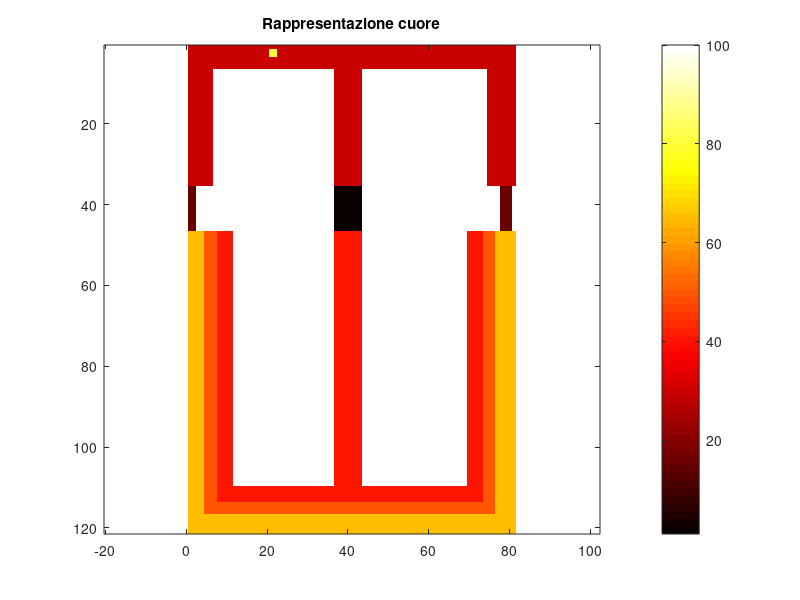

Reproduce this figure in MATLAB. (Note: this script raises an error after producing the figure.)
Htot=12; %cm
Lx=8; 
H_A=4;
H_V=8;
dx=0.1 ;

spessore_atri=0.5; %cm
N_atri=round(spessore_atri/dx)+1;

spessore_ventricoli=1; %cm
N_ventricoli=round(spessore_ventricoli/dx)+1;

N_Htot= round (Htot/dx)+1;
N_x= round (Lx/dx)+1;
N_y_A= round (H_A/dx)+1;

AVN=floor(N_x/2);
L_y_AVN=0.03*Htot;
N_AVN=round(L_y_AVN/dx)+1;

SAN_x=0.25*Lx;
dim_x_SAN= 0.005*Lx; 
SAN_y= 0.02*H_A;

SAN_index= round(SAN_x/dx)+1;
SAN_index_y=round (SAN_y/dx)+1;
lunghezza_san=round (dim_x_SAN/dx)+1;

%definisco i vari tipi di miociti cardiaci
L_epi_x=0.36*spessore_ventricoli;
N_epi=round(L_epi_x/dx);

L_mid=0.28*spessore_ventricoli;   
N_mid=round(L_mid/dx);

%Kent indici
KENT_x=0.96*Lx;
dim_KENT= 0.009*Lx; 

KENT_index= round(KENT_x/dx)+1;
N_L_KENT=round(dim_KENT/dx)+1;

%matrice per definire la geometria
Cuore= ones(N_Htot,N_x)*100;

%setto
Cuore(1:N_y_A,AVN-N_atri/2:AVN+N_atri/2)=30;
Cuore(N_y_A:N_Htot,AVN-N_atri/2:AVN+N_atri/2)=40;

%tessuto endo 
Cuore(N_y_A:N_Htot,1:N_ventricoli)=40;
Cuore(N_Htot-N_ventricoli:N_Htot,:)=40;
Cuore(N_y_A:N_Htot,N_x-N_ventricoli:N_x)=40;

%tessuto mid
Cuore(N_y_A:N_Htot,1:N_mid+N_epi)=50;
Cuore(N_y_A:N_Htot,N_x-N_mid-N_epi:N_x)=50;
Cuore(N_Htot-N_mid-N_epi:N_Htot,:)=50;

%tessuto epi
Cuore(N_y_A:N_Htot,1:N_epi)=65;
Cuore(N_y_A:N_Htot,N_x-N_epi:N_x)=65;
Cuore(N_Htot-N_epi:N_Htot,:)=65;

%atrio
Cuore(1:N_atri,:)=30;
Cuore(1:N_y_A,1:N_atri)=30;
Cuore(1:N_y_A,N_x-N_atri:N_x)=30;

%SAN
Cuore(SAN_index_y:SAN_index_y+lunghezza_san,SAN_index:SAN_index+lunghezza_san)=80;

%AVN
Cuore(N_y_A-N_AVN:N_AVN+N_y_A,:)=100;
Cuore(N_y_A-N_AVN:N_AVN+N_y_A,AVN-N_atri/2:AVN+N_atri/2)=1;

% fasci di Kent multipli 
Cuore(N_y_A-N_AVN:N_y_A+N_AVN,KENT_index:N_L_KENT+KENT_index)=16;
Cuore(N_y_A-N_AVN:N_y_A+N_AVN,1:N_L_KENT)=16;

figure
imagesc(Cuore);
colormap(hot); 
colorbar;
title('Rappresentazione cuore');
axis equal
axis ij
cb=colorbar;
cb.Ticks = [1,16,30, 40,50,65,80];
cb.TickLabels = {'AVN','Fascio di Kent','Tessuto atriale', 'Tessuto endo','Tessuto mid','Tessuto epi','SAN'};
cb.Label.String = 'Componenti del cuore';

T=1000; %ms
dt=0.1; 

Dm=1.171e-3*7;%cm^2/ms
Dm_A=1.171e-3*7*2.8;
Dm_AVN=1.171e-3*7/6;
Dm_endo=1.171e-3*7*2.8;
Dm_Kent=1.171e-3*7/6;

e_endo=0.0045;
e_mid=0.003;
e_epi=0.006;
e_atrio=0.008;
e_AVN=0.008;

Nt=round(T/dt)+1;

Vm=-85*ones(Nt,N_x,N_Htot); %mV
u = zeros(Nt, N_x, N_Htot);

%condizione iniziale SAN
Vm(1,SAN_index:SAN_index+lunghezza_san,SAN_index_y:SAN_index_y+lunghezza_san)=-65; %mV

for i=1:Nt-1
    for jy= 1:N_Htot
        for jx= 1:N_x

            if Cuore(jy,jx)~=100 

                dm=Dm;

                if Cuore(jy,jx)==30 
                    dm=Dm_A;
                    e=e_atrio;
                elseif Cuore(jy,jx)==16
                    e=e_atrio;
                    dm=Dm_Kent;
                elseif Cuore(jy,jx)== 1
                    dm=Dm_AVN;
                    e=e_AVN;
                elseif Cuore(jy,jx)== 40
                    dm=Dm_endo; 
                    e=e_endo;
                elseif Cuore (jy,jx)==50
                    e=e_mid;
                elseif Cuore (jy,jx)==65
                    e=e_epi;
                end

                %Laplaciano con metodo dei punti fantasma
                if jx > 1 && Cuore(jy, jx-1) ~= 100 
                    sx = Vm(i, jx-1, jy);
                else
                    sx = Vm(i, jx, jy);
                end

                if jx < N_x && Cuore(jy, jx+1) ~= 100
                    dx_ = Vm(i, jx+1, jy);
                else
                    dx_ = Vm(i, jx, jy);
                end

                lapvx = (sx + dx_ - 2*Vm(i, jx, jy)) / (dx^2);

                if jy > 1 && Cuore(jy-1, jx) ~= 100
                    sy = Vm(i, jx, jy-1);
                else
                    sy = Vm(i, jx, jy);
                end

                if jy < N_Htot && Cuore(jy+1, jx) ~= 100
                    dy = Vm(i, jx, jy+1);
                else
                    dy = Vm(i, jx, jy);
                end

                lapvy = (sy + dy - 2*Vm(i, jx, jy)) / (dx^2);

                lapv=lapvx+lapvy;
                Im=dm*lapv;    
                
                %termine per la eterogeneità della diffusività
                if Cuore(jy,jx)==30 & Cuore(jy+1,jx)==1;
                    Im=Im+((Dm_AVN-Dm_A)/dx)*((Vm(i,jx,jy+1)-Vm(i,jx,jy))/dx);
                end

                if Cuore(jy,jx)==1 & Cuore(jy+1,jx)==40
                    Im=Im+((Dm_endo-Dm_AVN)/dx)*((Vm(i,jx,jy+1)-Vm(i,jx,jy))/dx);
                end

                if Cuore(jy,jx)==30 & Cuore(jy+1,jx)==16;
                    Im=Im+((Dm_Kent-Dm_A)/dx)*((Vm(i,jx,jy+1)-Vm(i,jx,jy))/dx);
                end

                if Cuore(jy,jx)==16 & Cuore(jy+1,jx)==65;
                    Im=Im+((Dm-Dm_Kent)/dx)*((Vm(i,jx,jy+1)-Vm(i,jx,jy))/dx);
                end

                if Cuore(jy,jx)==40 & Cuore(jy+1,jx)==50;
                    Im=Im+((Dm-Dm_endo)/dx)*((Vm(i,jx,jy+1)-Vm(i,jx,jy))/dx);
                end

                if Cuore(jy,jx)==40 & Cuore(jy,jx+1)==50;
                    Im=Im+((Dm-Dm_endo)/dx)*((Vm(i,jx+1,jy)-Vm(i,jx,jy))/dx);
                end
                 
                %corrente ionica Rogers-McCulloch
                if Cuore(jy,jx)~=80  

                c1=2.6;
                c2=1;
                a=0.13;
                d=1;
                A=135;
                B=-85;
                vr=Vm(i,jx,jy)-B;
                vm=vr/A;

                Ii=c1*vr*(a-vm)*(1-vm)+c2*u(i,jx,jy)*vr;
                dv2dt=Im-Ii;

                %SAN FitzHugh-Nagumo 
                elseif Cuore(jy,jx)==80 

                    c1=1.56;
                    c2=0.6;
                    a=-1;
                    e_APD=0.009;
                    e_HR=0.005;
                    d=0;
                    A=35;
                    B=-30;
                    vr=Vm(i,jx,jy)-B;
                    vm=vr/A;

                    Ii=c1*vr*(a-vm)*(1-vm)+c2*u(i,jx,jy)*A;
                    dv2dt=Im-Ii;

                    if (dv2dt>=0)
                       e=e_HR;
                    else
                       e=e_APD;
                    end  

                end    
                u(i+1,jx,jy)=u(i,jx,jy)+dt*e*(vm-d*u(i,jx,jy));
                Vm(i+1,jx,jy)=Vm(i,jx,jy)+dt*dv2dt;               
            else
                Vm(i+1,jx,jy)=NaN;
            end
        end
    end
end

% v=VideoWriter('Progettino_Kent_multipli.mp4','MPEG-4');
% v.Quality=90;
% v.FrameRate=30;
% open(v);

figure;
for i = 1:10:Nt  
    V = squeeze(Vm(i,:,:))';  
    imagesc(V, [-90 40]);     
    colormap(jet);
    colorbar;
    title(sprintf('Potenziale Vm a t = %.1f ms', (i-1)*dt));
    axis equal ij
    drawnow;
    % frame=getframe(gcf);
    % writeVideo(v,frame)
end
% close(v)
